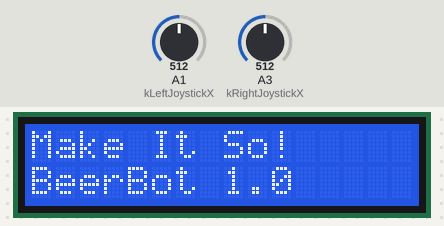
A sketch run on a simulated Arduino Uno, built with avr-gcc and run on an emulated ATmega328P. Shown: 16×2 character LCD. Inputs (shaded band) come from the test bench; at power-on: A1 (kLeftJoystickX) = 512, A3 (kRightJoystickX) = 512.

Above: at 0.2 s.
At 4.3 s:
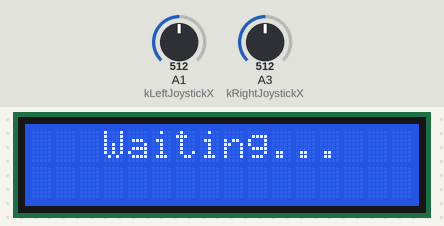

The sketch:

beerbot_controller_v1_0.ino
```cpp
#include <SPI.h>
#include <Mirf.h>
#include <nRF24L01.h>
#include <MirfHardwareSpiDriver.h>

#include <Wire.h>
#include <LiquidCrystal_I2C.h>
LiquidCrystal_I2C lcd(0x27, 16, 2);

#define kLeftJoystickY A0
#define kLeftJoystickX A1
#define kRightJoystickY A2
#define kRightJoystickX A3

typedef enum {
  kMotorForward,
  kMotorReverse
} MotorDirection;

struct controlData  // Data from remote control
{
  uint16_t leftSpeed;
  MotorDirection leftDirection;

  uint16_t rightSpeed;
  MotorDirection rightDirection;
};
controlData roverControlData;

struct telemetryData  // Data from rover
{
  uint16_t rpm_a;
  uint16_t rpm_b;
};
telemetryData roverTelemetry;

bool roverConnected = false;

void setup() {

  lcd.init();
  lcd.init();
  lcd.backlight();
  lcd.setCursor(0, 0);
  lcd.print("Make It So!");
  lcd.setCursor(0, 1);
  lcd.print("BeerBot 1.0");

  Mirf.spi = &MirfHardwareSpi;
  Mirf.init();
  Mirf.setRADDR((byte *)"clie1");
  Mirf.payload = 16;
  Mirf.config();

  delay(2025);
}

void loop() {
  unsigned long time = millis();

  roverControlData.leftSpeed = abs(int(analogRead(kLeftJoystickX)) - 511) / 2;
  roverControlData.leftDirection = (analogRead(kLeftJoystickX) < 511) ? kMotorReverse : kMotorForward;
  roverControlData.rightSpeed = abs(int(analogRead(kRightJoystickX)) - 511) / 2;
  roverControlData.rightDirection = (analogRead(kRightJoystickX) < 511) ? kMotorReverse : kMotorForward;

  Mirf.setTADDR((byte *)"serv1");
  Mirf.send((byte *)&roverControlData);

  while (Mirf.isSending()) {
  }

  while (!Mirf.dataReady()) {
    if ( ( millis() - time ) > 2025) {
      roverConnected = false;
      lcd.setCursor(0,0);
      lcd.print("   Waiting...   ");
      lcd.setCursor(0,1);
      lcd.print("                ");
      return;
      }
  }

  if(!roverConnected) {
    lcd.setCursor(0,0);
    lcd.print("                ");
    lcd.setCursor(0,1);
    lcd.print("                ");
  }

  roverConnected = true;

  Mirf.getData((byte *) &roverTelemetry);

  lcd.setCursor(0, 0);
  if(kMotorForward == roverControlData.leftDirection) {
    lcd.print(int(roverControlData.leftSpeed));
    lcd.print("    ");
  }
  else if(kMotorReverse == roverControlData.leftDirection) {
    lcd.print(-int(roverControlData.leftSpeed));
    lcd.print("    ");
  }
  else {
    lcd.print(int(roverControlData.leftSpeed));
    lcd.print(" !");
    lcd.print("    ");
  }

  lcd.setCursor(10,0);
  lcd.print(int(roverTelemetry.rpm_a));

  lcd.setCursor(0, 1);
  if(kMotorForward == roverControlData.rightDirection) {
    lcd.print(int(roverControlData.rightSpeed));
    lcd.print("    ");
  }
  else if(kMotorReverse == roverControlData.rightDirection) {
    lcd.print(-int(roverControlData.rightSpeed));
    lcd.print("    ");
  }
  else {
    lcd.print(int(roverControlData.rightSpeed));
    lcd.print(" !");
    lcd.print("    ");
  }

  lcd.setCursor(10,1);
  lcd.print(int(roverTelemetry.rpm_b));
}
```
